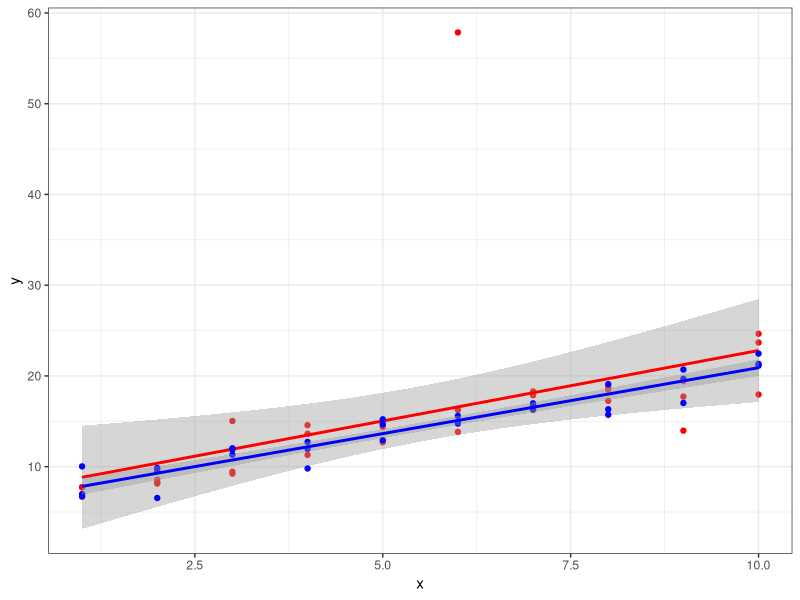
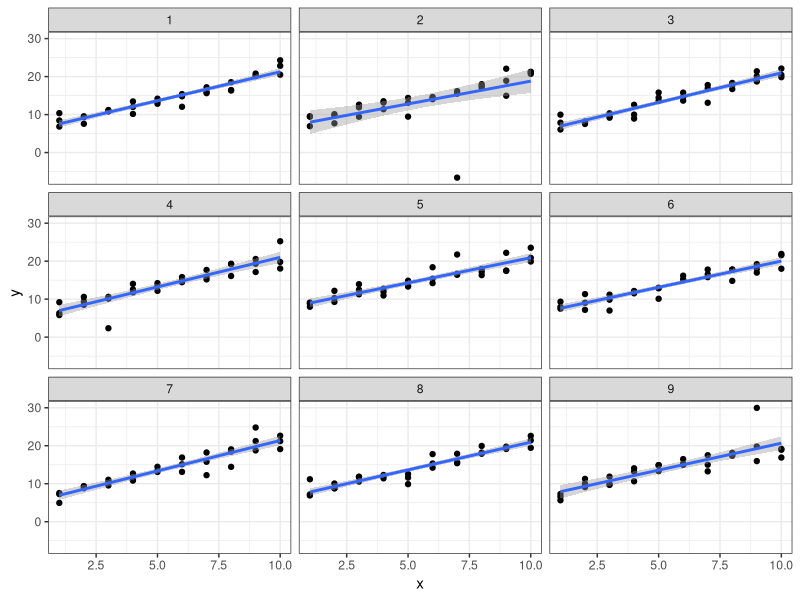
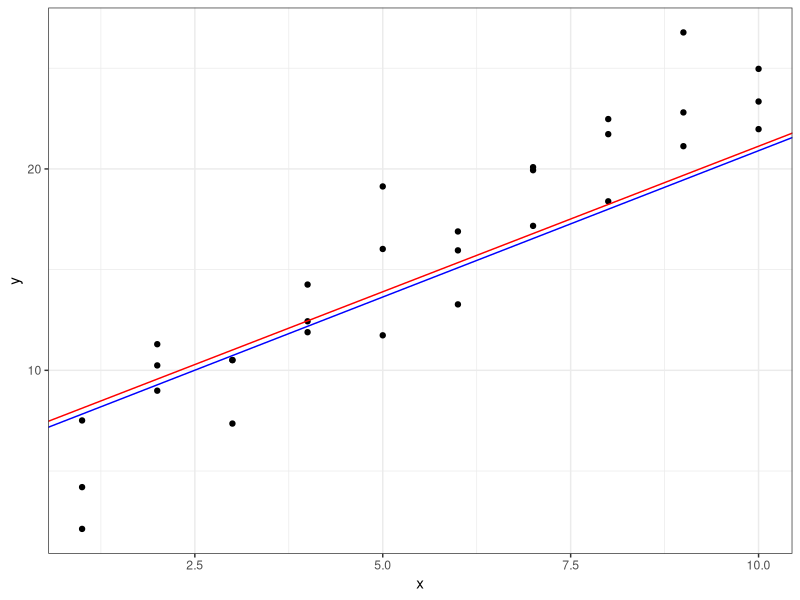
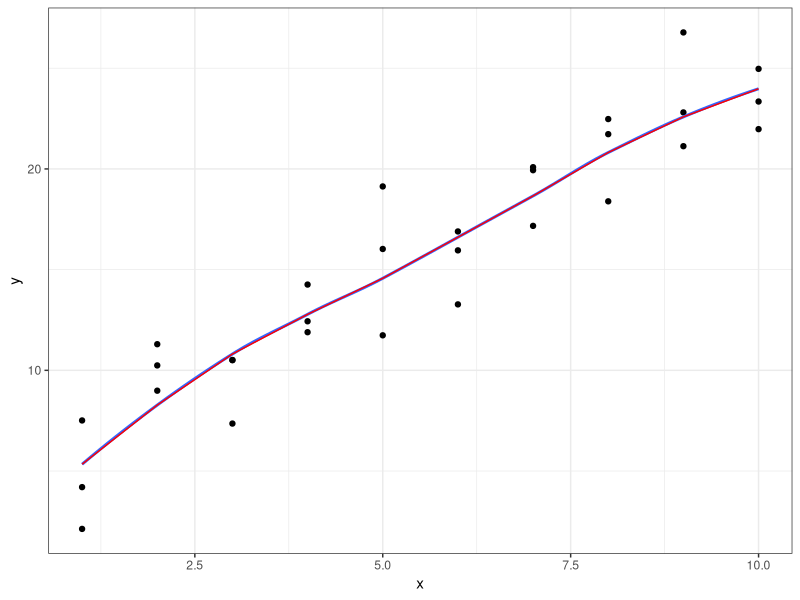
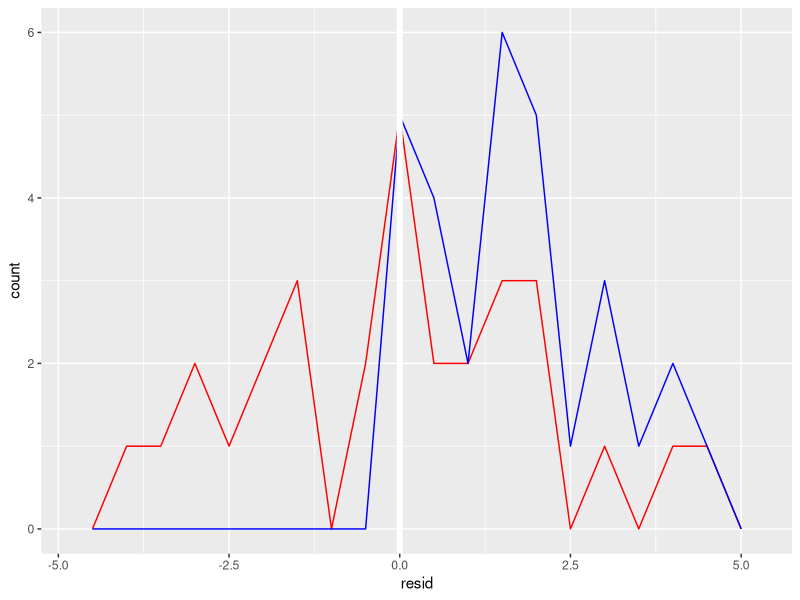
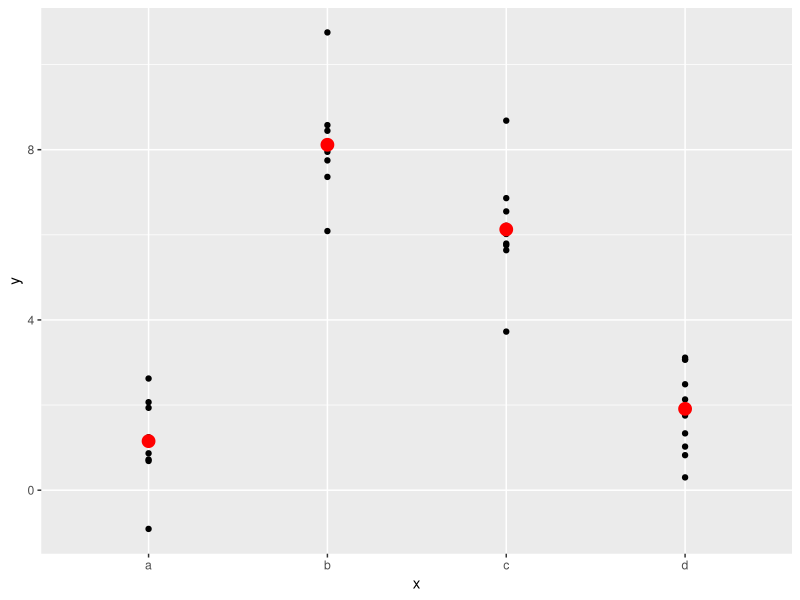
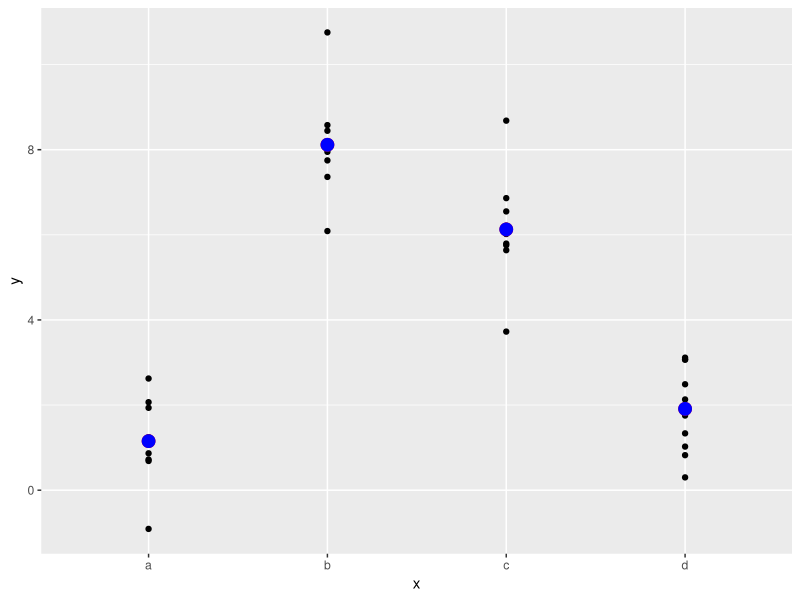
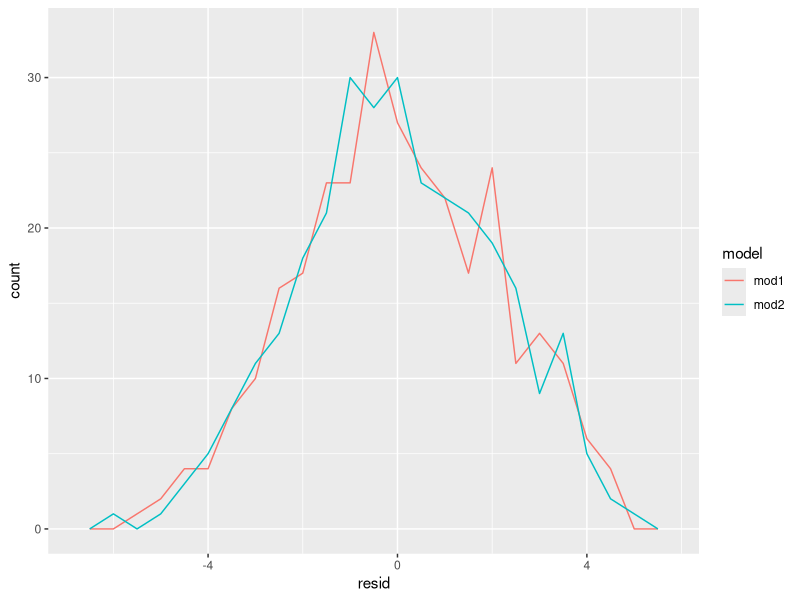

Generate these figures, in order, with R:
## ---- chunk 1
knitr::opts_chunk$set(echo = TRUE)

# load library
library(tidyverse) # basic packages
library(magrittr) # pipes
library(purrr) # functional programming ie map
library(modelr) # for models
library(splines) # fit non linear models with natural spline

# options for modelr to warn if there are NAs in data
# default is to silently drop them
options(na.action = na.warn)

## ---- chunk 2

# given to simulate data
sim1a <- tibble(
  x = rep(1:10, each = 3),
  y = x * 1.5 + 6 + rt(length(x), df = 2)
)

# use a second simulate to compare
sim1b <- tibble(
  x = rep(1:10, each = 3),
  y = x * 1.5 + 6 + rt(length(x), df = 2)
)

# graph these simulated datasets
ggplot() +
  geom_point(aes(x,y), data = sim1a, color = "red") +
  geom_smooth(aes(x,y), data = sim1a, color = "red", method = lm) +
  geom_point(aes(x,y), data = sim1b, color = "blue") +
  geom_smooth(aes(x,y), data = sim1b, color = "blue", method = lm) +
  theme_bw()

# apply lm function
sim1a_mod <- lm(y ~ x, data = sim1a)
sim1b_mod <- lm(y ~ x, data = sim1b)

# display
coef(sim1a_mod)
coef(sim1b_mod)

# J Arnold used function with map to make multiple graphs from simulations to compare
# why not...

# make a function to make simulated data sets
simData <- function(i) {
    tibble(
    x = rep(1:10, each = 3),
    y = x * 1.5 + 6 + rt(length(x), df = 2),
    id = i
  )
}

# apply that function nine times
sims <- map_df(1:9, simData)

# graph results
ggplot(sims, aes(x,y)) +
  geom_point() +
  geom_smooth(method = "lm") +
  facet_wrap(~id) +
  theme_bw()
  
## ---- chunk 3

# given
model_ea <- function(a, data) {
  a[1] + data$x * a[2]
}

measure_distance2 <- function(mod, data) {
  diff <- data$y - model_ea(mod, data)
  mean(abs(diff))
}

measure_distance <- function(mod, data) {
  diff <- data$y - model_ea(mod, data)
  sqrt(mean(diff ^ 2))
}

## ---- chunk 4

# read help file
?optim

# with mean difference
optimMean <- optim(c(0,0), measure_distance2, data = sim1b)
optimMean

# compare to root mean squared deviation
optimRMSD <- optim(c(0,0), measure_distance, data = sim1b)
optimRMSD


# graph them both
ggplot(aes(x,y), data = sim1) +
  geom_point() +
  #geom_smooth(method = "lm", se = FALSE, color = "blue") +
  geom_abline(slope = optimMean$par[2], 
              intercept = optimMean$par[1], color = "red") +
  geom_abline(slope = optimRMSD$par[2], 
              intercept = optimRMSD$par[1], color = "blue") +
  theme_bw()

## ---- chunk 5

model1 <- function(a, data) {
  a[1] + data$x * a[2] + a[3]
}

## ---- chunk 6

# given
sim1_mod <- lm(y ~ x, data = sim1)

# model fitting with loess
sim1_mod_loess <- loess(y ~ x, data = sim1)

# generate grid & predictions
grid_loess <- sim1 %>%
  data_grid(x) %>%
  add_predictions(., sim1_mod_loess)

# graph
ggplot() +
  geom_point(aes(x,y), data = sim1) +
  geom_smooth(aes(x, y), method = "loess",  
              data = sim1, se = FALSE) +
  geom_line(aes(x, pred), data = grid_loess, 
            color = "red", se = FALSE) +
  theme_bw()
  

## ---- chunk 7

# try out spread predictions
sim1 %>%
  data_grid(x) %>%
  spread_predictions(sim1_mod, sim1_mod_loess)

# try out gather predictions
sim1 %>%
  data_grid(x) %>%
  gather_predictions(sim1_mod, sim1_mod_loess)

## ---- chunk 8
?geom_ref_line
## ---- chunk 9

# given
sim1_mod <- lm(y ~ x, data = sim1)

sim1 <- sim1 %>%
  add_residuals(sim1_mod) %>%
  
  # add column for absolute residuals
  mutate(absRes = abs(resid)) 

# graph both and compare
ggplot(sim1) +
  geom_freqpoly(aes(resid), binwidth = 0.5, color = "red") +
  geom_freqpoly(aes(absRes), binwidth = 0.5, color = "blue") +
  geom_ref_line(v = 0)


## ---- chunk 10
# given
mod2 <- lm(y ~ x, data = sim2)

grid <- sim2 %>% 
  data_grid(x) %>% 
  add_predictions(mod2)
grid

ggplot(sim2, aes(x)) + 
  geom_point(aes(y = y)) +
  geom_point(data = grid, aes(y = pred), colour = "red", size = 4)

#repeat without intercept
mod2b <- lm(y ~ x -1, data = sim2)

# look at what the model is using
model_matrix(sim2, mod2b)

# redo without intercept
gridb <- sim2 %>% 
  data_grid(x) %>% 
  add_predictions(mod2b)
gridb

ggplot(sim2, aes(x)) + 
  geom_point(aes(y = y)) +
  geom_point(data = grid, aes(y = pred), colour = "red", size = 4) +
  geom_point(data = gridb, aes(y = pred), colour = "blue", size = 4)

# JArnold's way
grid <- sim2 %>%
  data_grid(x) %>%
  spread_predictions(mod2, mod2b)
grid

## ---- chunk 11

# given
mod1 <- lm(y ~ x1 + x2, data = sim3)
mod2 <- lm(y ~ x1 * x2, data = sim3)
mod3 <- lm(y ~ x1 + x2, data = sim4)
mod4 <- lm(y ~ x1 * x2, data = sim4)

model_matrix(sim3, mod1)
model_matrix(sim3, mod2)
model_matrix(sim4, mod3)
model_matrix(sim4, mod4)

## ---- chunk 12

# given
mod1 <- lm(y ~ x1 + x2, data = sim3)
mod2 <- lm(y ~ x1 * x2, data = sim3)

# let us see what they make
model_matrix(sim3, mod1)
model_matrix(sim3, mod2)

# create a function for the first type
createMod1Fn <- function(df) {

df %>%
  mutate(`(Intercept)` = 1,
         x1 = x1,
         # don't use x2 = a since one level is for reference
         x2b = as.numeric(x2 == "b"),
         x2c = as.numeric(x2 == "c"),
         x2d = as.numeric(x2 == "d")) %>%
  select(`(Intercept)`, x1, x2b, x2c, x2d)
}

# test it
mod1_fromFn <- createMod1Fn(sim3)
mod1_fromFn

# create a function for the second type
createMod2Fn <- function(df) {

df %>%
  mutate(`(Intercept)` = 1,
         x1 = x1,
         # don't use x2 = a since one level is for reference
         x2b = as.numeric(x2 == "b"),
         x2c = as.numeric(x2 == "c"),
         x2d = as.numeric(x2 == "d"),
         `x1:x2b` = x1*x2b,
         `x1:x2c` = x1*x2c,
         `x1:x2d` = x1*x2d) %>%
  select(`(Intercept)`, x1, x2b, x2c, x2d, `x1:x2b`, `x1:x2c`, `x1:x2d`)
}
  
# test it
mod2_fromFn <- createMod2Fn(sim3)
mod2_fromFn

## ---- chunk 13

#given
mod1 <- lm(y ~ x1 + x2, data = sim4)
mod2 <- lm(y ~ x1 * x2, data = sim4)

# add residuals for each model to df grid
gridRes <- sim4 %>% 
  gather_residuals(mod1, mod2)

# graph residuals
ggplot(gridRes, aes(x = resid, group = model, color = model)) +
  geom_freqpoly(binwidth = 0.5)

# calculate total absolute residuals to see which model fits better
# JArnold says to check sd of the resid from the models
gridRes %>%
  group_by(model) %>%
  summarize(total = sum(abs(resid)),
            meanResid = mean(resid),
            sd = sd(resid))
# this shows that model 1 is slightly better according to absolute value
# the standard deviation is slightly better for model 2

# calculate AIC since I have seen that before
stats::AIC(mod1, mod2)


